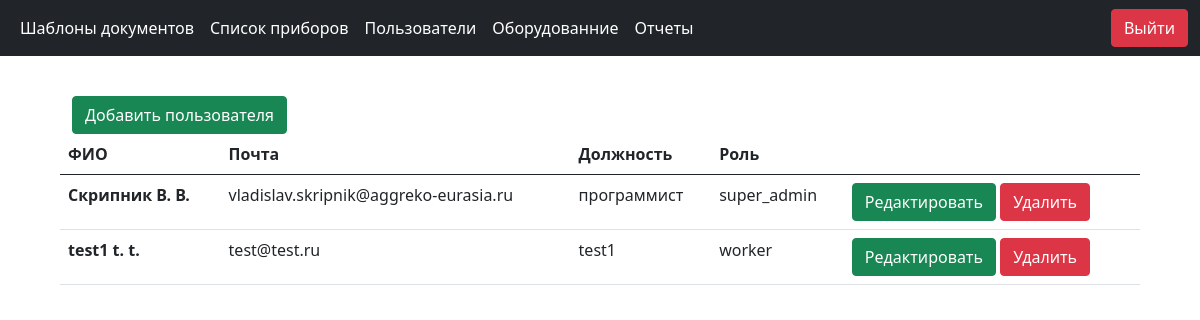
Page /admin/users (signed in) on the committed database.
### Server/database.py (models this page shows, shortened)
class User(db.Model, UserMixin):
    __tablename__ = "users"
    id = Column(Integer, primary_key=True, autoincrement=True)
    name = Column(String(32), nullable=False)
    surname = Column(String(32), nullable=False)
    patronymics = Column(String(32), nullable=False)
    email = Column(String(128), nullable=False)
    password_hash = Column(String, nullable=False)
    job_title = Column(String, nullable=False)
    painting = Column(String, nullable=True, default="none")
    id_role = Column(ForeignKey("roles.id"))
    role = relationship('Role')
    @property
    def password(self):
        return self.password_hash

class Role(db.Model):
    __tablename__ = "roles"
    id = Column(Integer(), primary_key=True)
    name = Column(String(80), unique=True)
    description = Column(String(255))

### Server/Blueprints/admin/admin.py (the view)
@admin_router.route("/users",  methods=["GET"])
@login_required
def users():
    user_service = UserService()
    if request.method == "GET":
        return render_template("user_page.html", menu=menu, users=user_service.get_list_users())

### Server/Blueprints/admin/admin.py (called while the page is built)
@admin_router.before_request
def is_admin():
    if current_user.is_authenticated:
        user_roles = current_user.user.role.name
        if "admin" != user_roles and "super_admin" != user_roles:
            return redirect("/")
    else:
        return redirect("/")

### Server/Models/UserSession.py (called while the page is built)
    @property
    def user(self):
        return self.__user

### Server/Repository/UserRepository.py (called while the page is built)
    def get_list_user(self) -> list[User] | None:
        return self.__session.query(User).all()

    def get_user(self, id_user: int) -> User | None:
        return self.__session.get(User, id_user)

### Server/Services/UserService.py (called while the page is built)
    def get_list_users(self) -> list[GetUser]:
        return [GetUser.model_validate(i, from_attributes=True) for i in self.__user_repository.get_list_user()]

### app.py (called while the page is built)
@login_manager.user_loader
def load_user(id_user) -> UserSession:
    from Server.Repository.UserRepository import UserRepository
    repo = UserRepository(db.session)
    return UserSession(GetUser.model_validate(repo.get_user(int(id_user)), from_attributes=True))

### Server/Blueprints/admin/templates/user_page.html
{% extends 'base_admin.html' %}
{% block content %}
<div class="container table__container">
    <div class="row">
        <div class="d-grid gap-2 d-md-block">
            <a class="btn btn-success" href="{{url_for('.manage_user')}}">Добавить пользователя</a>
        </div>
    </div>
    <div class="row">
        <table class="table">
            <thead>
                <tr>
                  <th scope="col">ФИО</th>
                  <th scope="col">Почта</th>
                  <th scope="col">Должность</th>
                  <th scope="col">Роль</th>
                  <th scope="col"></th>
                </tr>
            </thead>
            <tbody>
            {% for user in users %}
              <tr>
                <th>{{user.surname}} {{user.name[0]}}. {{user.patronymics[0]}}.</th>
                <td>{{user.email}}</td>
                <td>{{user.job_title}}</td>
                <td>{{user.role.name}}</td>
                <td>
                    <a class="btn btn-success" href="{{url_for('.manage_user', user_id=user.id)}}">Редактировать</a>
                    <a class="btn btn-danger" href="{{url_for('.delete_user', id_user=user.id)}}">Удалить</a>
                </td>
              </tr>
            {% endfor %}
            </tbody>
        </table>
    </div>
</div>
{% endblock %}

### static/css/styles.css (style rules this page uses)
.table__container { padding-top: 40px; width: 90%; }

### rows in the picture
User: surname "Скрипник", name "В", patronymics "В", email "vladislav.skripnik@aggreko-eurasia.ru", job_title "программист", role.name "super_admin"
User: surname "test1", name "t", patronymics "t", email "test@test.ru", job_title "test1", role.name "worker"

### other values in the picture
{{ p.title }} "Шаблоны документов" "Список приборов" "Пользователи" "Оборудованние" "Отчеты"
